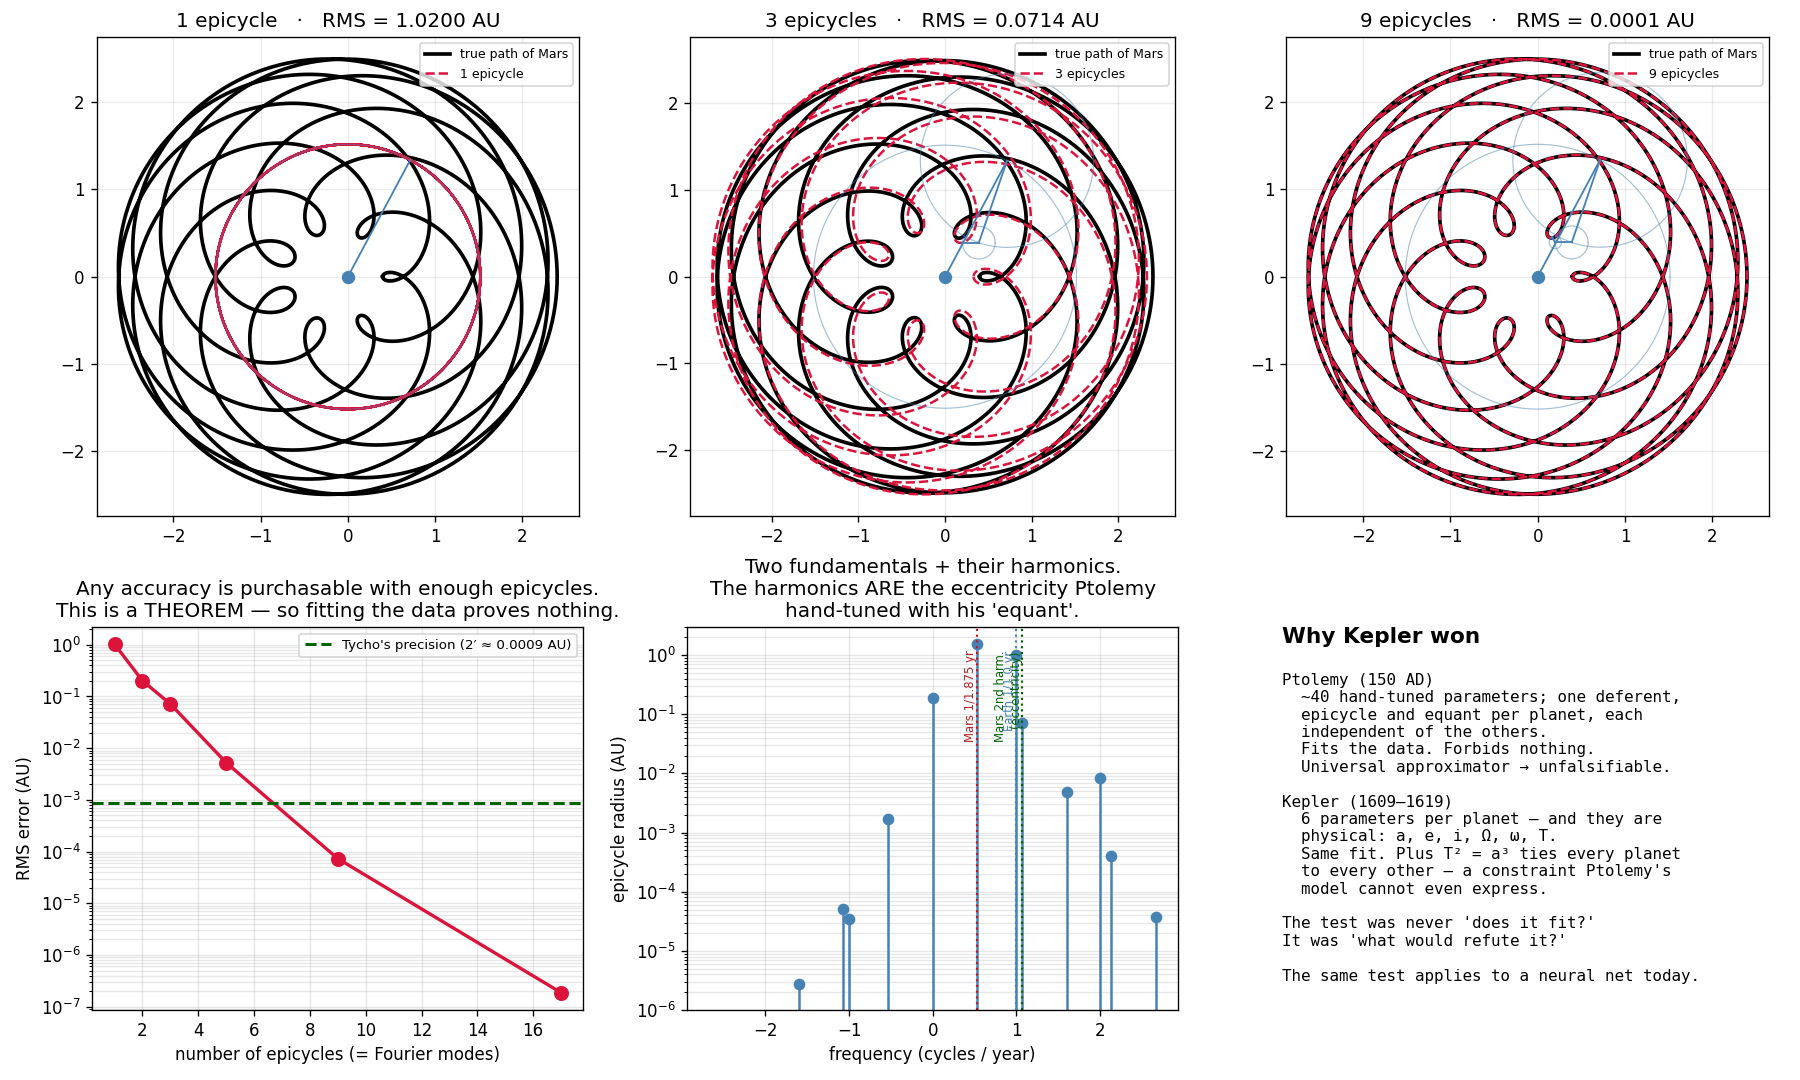

Generate this figure with Python:
"""Ptolemy's epicycles ARE a Fourier series — which is why they always worked.

An epicycle is a circle whose centre rides on another circle. In complex notation
a stack of epicycles is

    z(t) = Σ_k  c_k · exp(i·ω_k·t)

which is *exactly* a Fourier series, 1600 years before Fourier wrote one down.
This is the most important lesson in the philosophy of science, and it is a
theorem, not an opinion: a deep enough epicycle stack approximates ANY closed
curve to arbitrary accuracy. Ptolemy's model was never refuted by data — it
CANNOT be refuted by data. A model that fits everything predicts nothing.

Modern echo: a wide enough neural network is also a universal approximator.
Fitting the training set is evidence of nothing. Kepler beat Ptolemy the way a
good model beats an overfit one — fewer parameters, and they mean something.

    phenomenon:   Mars' geocentric path is an intricate looping curve
    simulation:   real elliptical orbits for Earth and Mars, solved with Newton's
                  method on Kepler's equation  M = E − e·sin E
    dissection:   take the FFT; add epicycles one at a time, largest first
    formula:      the epicycle amplitudes ARE the Fourier coefficients — verified
                  against an independent torch gradient-descent fit.
"""
from pathlib import Path

import matplotlib.pyplot as plt
import numpy as np
import torch

# --- orbital elements. T_MARS is rounded to the 15:8 near-resonance (1.875 yr vs
# --- the true 1.8808) so that the geocentric path closes exactly after 15 years.
# --- Without a closed path there is no Fourier series — only leakage.
A_EARTH, T_EARTH, E_EARTH = 1.0000, 1.000, 0.01671
A_MARS,  T_MARS,  E_MARS  = 1.5237, 1.875, 0.09341
WINDOW = 15.0            # years: Earth makes 15 revolutions, Mars exactly 8
N_SAMP = 2048


def kepler_orbit(a, T, e, t):
    """Position in the orbital plane, as a complex number.

    Kepler's equation  M = E − e·sin E  has no closed-form solution for E. Solve it
    the way Newton did — with Newton's method, which he invented partly for this.
    """
    M = 2 * np.pi * t / T                       # mean anomaly: uniform, fictitious
    E = M.clone()                               # initial guess
    for _ in range(60):                         # Newton iteration on f(E) = E − e sinE − M
        E = E - (E - e * torch.sin(E) - M) / (1 - e * torch.cos(E))
    x = a * (torch.cos(E) - e)                  # focus at the origin (the Sun)
    y = a * np.sqrt(1 - e**2) * torch.sin(E)
    return torch.complex(x, y)


t = torch.arange(N_SAMP, dtype=torch.float64) / N_SAMP * WINDOW
earth = kepler_orbit(A_EARTH, T_EARTH, E_EARTH, t)
mars = kepler_orbit(A_MARS, T_MARS, E_MARS, t)
target = mars - earth                            # what an Earthbound observer records

print(f"path closes after {WINDOW:g} yr: |z(0) − z(T)| = "
      f"{abs(target[0] - kepler_orbit(A_MARS, T_MARS, E_MARS, torch.tensor([WINDOW]))[0] + kepler_orbit(A_EARTH, T_EARTH, E_EARTH, torch.tensor([WINDOW]))[0]):.2e} AU")

# --- dissection: the Fourier spectrum of the geocentric path ---
c_fft = torch.fft.fft(target) / N_SAMP
k_all = torch.fft.fftfreq(N_SAMP, d=1.0 / N_SAMP).to(torch.int64)   # integer harmonics of 1/15 yr
order = torch.argsort(-c_fft.abs())                                 # biggest epicycle first

print("\nthe dominant epicycles, largest first  (frequency in cycles/year = k/15)")
print("   rank   k      radius (AU)     period (yr)    what it physically is")
names = {8: "Mars' own orbital motion (T = 15/8 = 1.875 yr)",
         15: "the Earth's orbit, reflected onto the sky (T = 1 yr)",
         16: "1st harmonic of Mars → Mars' ECCENTRICITY",
         30: "1st harmonic of Earth → Earth's eccentricity",
         24: "2nd harmonic of Mars → e² correction",
         -8: "retrograde term from Mars' eccentricity",
         0: "constant offset (the deferent's centre)"}
for rank in range(8):
    idx = int(order[rank])
    k = int(k_all[idx])
    per = WINDOW / abs(k) if k != 0 else float("inf")
    print(f"    {rank+1:2d}  {k:+4d}     {c_fft[idx].abs():.6f}      {per:8.3f}    "
          f"{names.get(k, '')}")

# --- add epicycles one at a time and watch the error fall ---
def reconstruct(n_terms):
    keep = order[:n_terms]
    basis = torch.exp(2j * np.pi * k_all[keep][None, :].to(torch.float64)
                      * t[:, None] / WINDOW)
    return basis @ c_fft[keep], k_all[keep], c_fft[keep]

print("\nepicycles   RMS error (AU)   Tycho-visible?  (his limit ≈ 2′ ≈ 0.0009 AU at 1.5 AU)")
TYCHO_AU = np.tan(2 / 60 * np.pi / 180) * 1.5
results = {}
for n in (1, 2, 3, 5, 9, 17):
    pred, ks, cs = reconstruct(n)
    rms = torch.sqrt(((pred - target).abs() ** 2).mean()).item()
    results[n] = (pred, ks, cs, rms)
    print(f"    {n:2d}       {rms:.6f}        "
          f"{'YES — model is refutable' if rms > TYCHO_AU else 'no — indistinguishable from truth'}")

# --- formula: gradient descent finds the same coefficients the FFT does ---
n = 9
keep = order[:n]
basis = torch.exp(2j * np.pi * k_all[keep][None, :].to(torch.float64) * t[:, None] / WINDOW)
c_learn = torch.zeros(n, dtype=torch.complex128, requires_grad=True)
opt = torch.optim.Adam([c_learn], lr=0.05)
sched = torch.optim.lr_scheduler.StepLR(opt, step_size=3000, gamma=0.1)
for _ in range(12000):
    opt.zero_grad()
    loss = (((basis @ c_learn) - target).abs() ** 2).mean()
    loss.backward()
    opt.step()
    sched.step()
err = (c_learn.detach() - c_fft[keep]).abs().max().item()
print(f"\nmax |gradient-descent coefficient − FFT coefficient| = {err:.2e}")
print("They converge to the same numbers: 'adding an epicycle' and 'adding a Fourier")
print("mode' are the same act.")
print("Ptolemy was doing harmonic analysis by hand, and could always add one more term.")

# --- visualization ---
fig = plt.figure(figsize=(15, 9))
gs = fig.add_gridspec(2, 3, height_ratios=[1.25, 1])

for idx_p, n in enumerate((1, 3, 9)):
    ax = fig.add_subplot(gs[0, idx_p])
    pred, ks, cs, rms = results[n]
    ax.plot(target.real, target.imag, color="black", lw=2.2, label="true path of Mars")
    ax.plot(pred.real, pred.imag, color="crimson", lw=1.5, ls="--",
            label=f"{n} epicycle{'s' if n > 1 else ''}")
    # draw the nested circles at one instant — this is the physical machine
    j = 300
    origin = torch.tensor(0j, dtype=torch.complex128)
    for oi in torch.argsort(-cs.abs()).tolist():
        rad = cs[oi].abs()
        circ = origin + rad * torch.exp(2j * np.pi * torch.linspace(0, 1, 120,
                                                                   dtype=torch.float64))
        ax.plot(circ.real, circ.imag, color="steelblue", lw=0.7, alpha=0.5)
        step = cs[oi] * torch.exp(2j * np.pi * ks[oi].to(torch.float64) * t[j] / WINDOW)
        ax.plot([origin.real, (origin + step).real],
                [origin.imag, (origin + step).imag], color="steelblue", lw=1.1)
        origin = origin + step
    ax.plot(0, 0, "o", color="steelblue", ms=7)
    ax.set_aspect("equal")
    ax.set_title(f"{n} epicycle{'s' if n > 1 else ''}   ·   RMS = {rms:.4f} AU")
    ax.legend(fontsize=7.5, loc="upper right")
    ax.grid(alpha=0.25)

# bottom-left: error vs number of epicycles
ax = fig.add_subplot(gs[1, 0])
ns = sorted(results)
ax.semilogy(ns, [results[k][3] for k in ns], "o-", color="crimson", lw=2, ms=8)
ax.axhline(TYCHO_AU, color="darkgreen", ls="--", lw=1.8,
           label="Tycho's precision (2′ ≈ 0.0009 AU)")
ax.set_xlabel("number of epicycles (= Fourier modes)")
ax.set_ylabel("RMS error (AU)")
ax.set_title("Any accuracy is purchasable with enough epicycles.\n"
             "This is a THEOREM — so fitting the data proves nothing.")
ax.legend(fontsize=8)
ax.grid(alpha=0.3, which="both")

# bottom-middle: the spectrum
ax = fig.add_subplot(gs[1, 1])
sel = (k_all.abs() <= 40)
ks_s = k_all[sel].numpy()
amp_s = c_fft.abs()[sel].numpy()
srt = np.argsort(ks_s)
ax.stem(ks_s[srt] / WINDOW, amp_s[srt], basefmt=" ", linefmt="steelblue", markerfmt="o")
ax.set_yscale("log")
ax.set_ylim(1e-6, 3)
ax.set_xlabel("frequency (cycles / year)")
ax.set_ylabel("epicycle radius (AU)")
ax.set_title("Two fundamentals + their harmonics.\n"
             "The harmonics ARE the eccentricity Ptolemy\nhand-tuned with his 'equant'.")
for kk, lab, col in [(8, "Mars 1/1.875 yr", "firebrick"),
                     (15, "Earth 1/1.0 yr", "steelblue"),
                     (16, "Mars 2nd harm.\n(eccentricity)", "darkgreen")]:
    ax.axvline(kk / WINDOW, color=col, ls=":", lw=1.3)
    ax.text(kk / WINDOW, 1.2, lab, rotation=90, fontsize=7, color=col,
            ha="right", va="top")
ax.grid(alpha=0.3, which="both")

# bottom-right: the moral
ax = fig.add_subplot(gs[1, 2])
ax.axis("off")
ax.text(0.0, 1.0, "Why Kepler won", fontsize=13, weight="bold", va="top")
ax.text(0.0, 0.88, (
    "Ptolemy (150 AD)\n"
    "  ~40 hand-tuned parameters; one deferent,\n"
    "  epicycle and equant per planet, each\n"
    "  independent of the others.\n"
    "  Fits the data. Forbids nothing.\n"
    "  Universal approximator → unfalsifiable.\n\n"
    "Kepler (1609–1619)\n"
    "  6 parameters per planet — and they are\n"
    "  physical: a, e, i, Ω, ω, T.\n"
    "  Same fit. Plus T² = a³ ties every planet\n"
    "  to every other — a constraint Ptolemy's\n"
    "  model cannot even express.\n\n"
    "The test was never 'does it fit?'\n"
    "It was 'what would refute it?'\n\n"
    "The same test applies to a neural net today."),
    fontsize=9.5, va="top", family="monospace")

plt.tight_layout()
out = Path(__file__).with_suffix(".png")
plt.savefig(out, dpi=120)
print(f"Saved: {out}")
